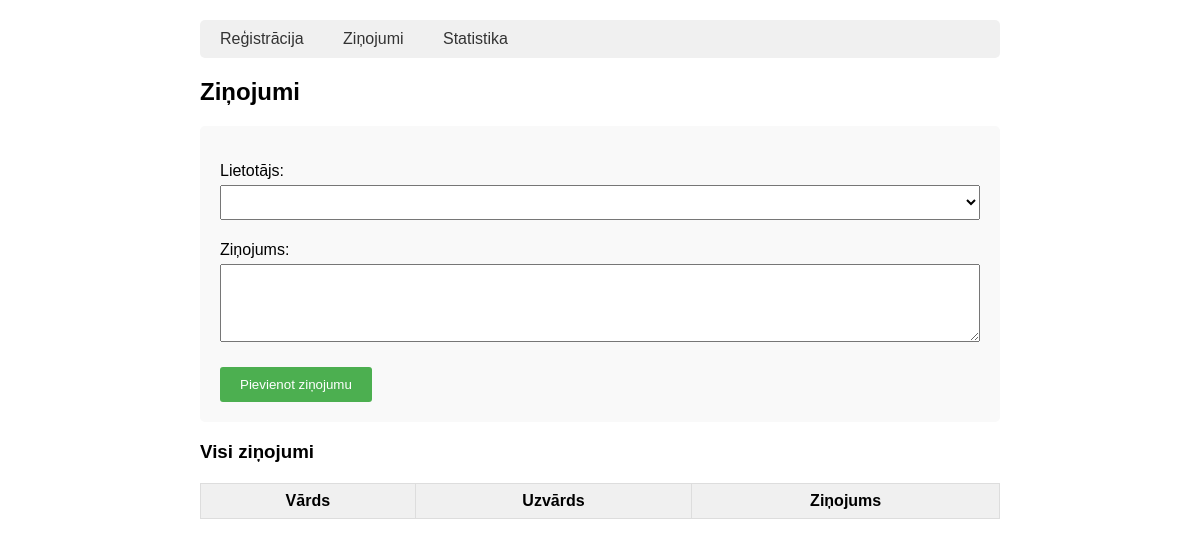
The app's page /zinojumi, older data.
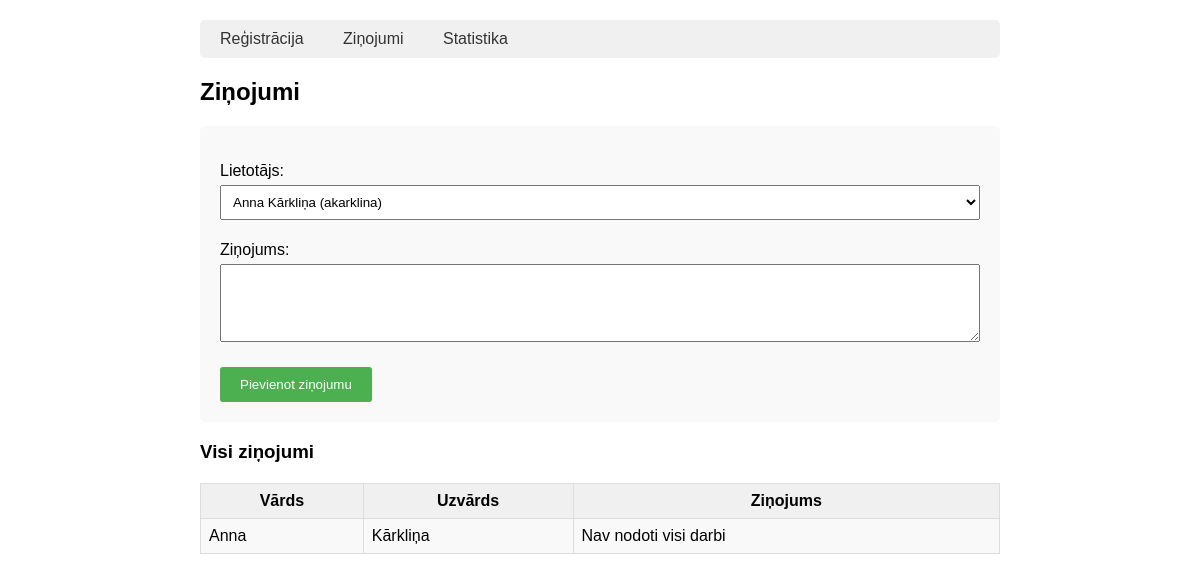
The same page, newer data.
### tables this page shows
CREATE TABLE zinojumi
                 (id INTEGER PRIMARY KEY AUTOINCREMENT,
                  lietotaja_id INTEGER,
                  zinojums TEXT NOT NULL,
                  FOREIGN KEY (lietotaja_id) REFERENCES lietotaji (id));

CREATE TABLE lietotaji
                 (id INTEGER PRIMARY KEY AUTOINCREMENT,
                  vards TEXT NOT NULL,
                  uzvards TEXT NOT NULL,
                  lietotajvards TEXT UNIQUE NOT NULL);

### zinojumu_sistema/app.py (the view)
@app.route('/zinojumi', methods=['GET', 'POST'])
def zinojumi():
    savienojums = sqlite3.connect('zinojumi.db')
    c = savienojums.cursor()
    if request.method == 'POST':
        lietotaja_id = request.form['lietotajs']
        zinojums = request.form['zinojums']
        c.execute("INSERT INTO zinojumi (lietotaja_id, zinojums) VALUES (?, ?)",
                 (lietotaja_id, zinojums))
        savienojums.commit()
    lietotaji = c.execute("SELECT id, vards, uzvards, lietotajvards FROM lietotaji").fetchall()
    zinojumi = c.execute("""
        SELECT lietotaji.vards, lietotaji.uzvards, zinojumi.zinojums
        FROM zinojumi
        JOIN lietotaji ON zinojumi.lietotaja_id = lietotaji.id
        ORDER BY zinojumi.id DESC
    """).fetchall()
    savienojums.close()
    return render_template('zinojumi.html', lietotaji=lietotaji, zinojumi=zinojumi)

### zinojumu_sistema/templates/zinojumi.html
<!DOCTYPE html>
{% extends "base.html" %}
{% block saturs %}
<h2>Ziņojumi</h2>
<form method="POST">
    <p>
        <label>Lietotājs:</label>
        <select name="lietotajs" required>
            {% for lietotajs in lietotaji %}
            <option value="{{ lietotajs[0] }}">{{ lietotajs[1] }} {{ lietotajs[2] }} ({{ lietotajs[3] }})</option>
            {% endfor %}
        </select>
    </p>
    <p>
        <label>Ziņojums:</label>
        <textarea name="zinojums" rows="4" required></textarea>
    </p>
    <button type="submit">Pievienot ziņojumu</button>
</form>
<h3>Visi ziņojumi</h3>
<table>
    <tr>
        <th>Vārds</th>
        <th>Uzvārds</th>
        <th>Ziņojums</th>
    </tr>
    {% for zinojums in zinojumi %}
    <tr>
        <td>{{ zinojums[0] }}</td>
        <td>{{ zinojums[1] }}</td>
        <td>{{ zinojums[2] }}</td>
    </tr>
    {% endfor %}
</table>
{% endblock %}

Row changes from the older to the newer data that the page shows:
added zinojumi: vards "Anna", uzvards "Kārkliņa", zinojums "Nav nodoti visi darbi"
Text that changed along with them:
form field lietotajs: (not shown) → "Anna Kārkliņa (akarklina)"
